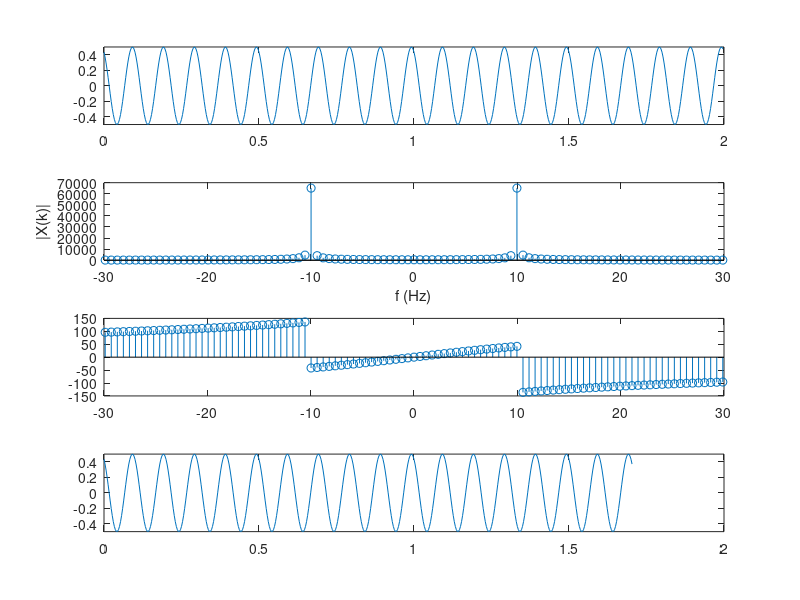

Reproduce this figure in MATLAB.
close all;
clear all;

% Construct a cosine wave

A = 0.5;
fc = 10; 

sampling_factor = 30;
fs = sampling_factor * fc;

time = 2;
t = 0:1/fs:time-1/fs;

phase = 30;
phi = phase * pi / 180;

x_t = A * cos(2*pi*fc*t+ phi);

figure(1);
subplot(4, 1, 1);
plot(t, x_t);
axis([0 time -A A])

% Transform time-domain signal to frequency-domain

N = 512; 
X = N * fftshift(fft(x_t, N))

% Extract the magnitude and plot it against the relative frequecny

df = fs / N;
sampleIndex = -N/2:N/2-1;
relative_f = sampleIndex * df;

subplot(4, 1, 2);
stem(relative_f, abs(X));
axis([-30 30])
xlabel('f (Hz)'); ylabel('|X(k)|');


% Extract the phase and noise removal

X2=X;
threshold = max(abs(X))/10000; 
X2(abs(X) < threshold) = 0; 

phase_X2=atan2(imag(X2),real(X2))*180/pi;

subplot(4, 1, 3);
stem(relative_f,phase_X2);
axis([-30 30])

% Signal reconstruction

x_reconstruction = 1/N * ifft(ifftshift(X), N);

t = [0:1:length(x_reconstruction)-1] / fs;

subplot(4, 1, 4);
plot(t, x_reconstruction);
axis([0 time -A A])

%